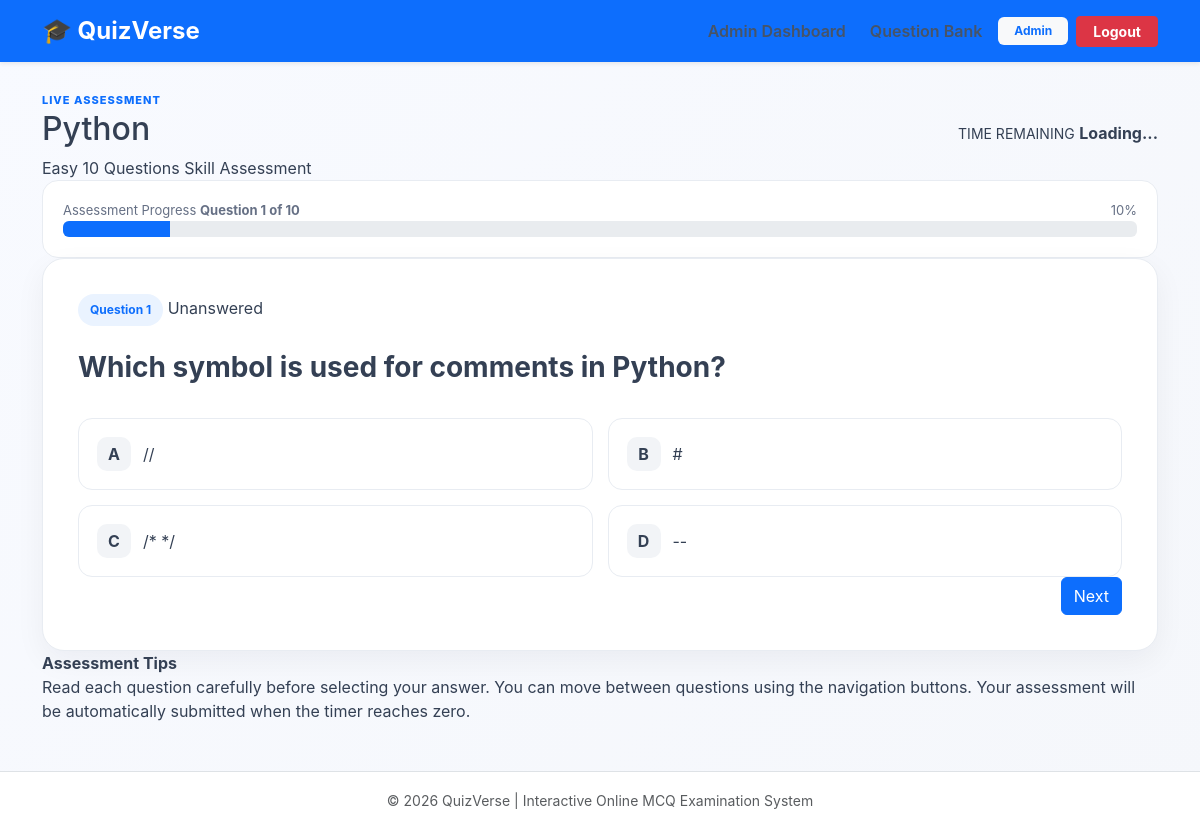
Page /exam?domain=Python&difficulty=Easy (signed in) on the committed database.
### tables this page shows
CREATE TABLE questions (
            id INTEGER PRIMARY KEY AUTOINCREMENT,
            question TEXT NOT NULL,
            option_a TEXT NOT NULL,
            option_b TEXT NOT NULL,
            option_c TEXT NOT NULL,
            option_d TEXT NOT NULL,
            correct_answer TEXT NOT NULL,
            category TEXT NOT NULL DEFAULT 'General'
        , difficulty TEXT
            DEFAULT 'Easy', explanation TEXT
            DEFAULT 'Review this concept and try again.');

### app.py (the view, shortened to what this page needs)
@app.route("/exam")
@login_required
def exam():
    domain = request.args.get("domain")
    difficulty = request.args.get(
        "difficulty",
        "All"
    )
    conn = get_db()
    categories = conn.execute(
        """
        SELECT category,
               COUNT(*) AS question_count
        FROM questions
        GROUP BY category
        ORDER BY category
        """
    ).fetchall()
    if difficulty not in DIFFICULTIES:
        difficulty = "All"
    if difficulty == "All":
        questions = conn.execute(
            """
            SELECT *
            FROM questions
            WHERE category = ?
            ORDER BY RANDOM()
            LIMIT ?
            """,
            (
                domain,
                QUESTIONS_PER_EXAM
            )
        ).fetchall()
    else:
        questions = conn.execute(
            """
            SELECT *
            FROM questions
            WHERE category = ?
            AND difficulty = ?
            ORDER BY RANDOM()
            LIMIT ?
            """,
            (
                domain,
                difficulty,
                QUESTIONS_PER_EXAM
            )
        ).fetchall()
    conn.close()
    session["exam_question_ids"] = [
        question["id"]
        for question in questions
    ]
    session["exam_domain"] = domain
    session["exam_difficulty"] = difficulty
    session["exam_started_at"] = datetime.now().timestamp()
    if difficulty == "Easy":
        time_limit = 10
    elif difficulty == "Medium":
        time_limit = 12
    elif difficulty == "Hard":
        time_limit = 15
    else:
        time_limit = 12
    return render_template(
        "exam.html",
        questions=questions,
        domain=domain,
        difficulty=difficulty,
        time_limit=time_limit
    )

### app.py (called while the page is built, shortened)
def login_required(function):
    @wraps(function)
    def decorated_function(*args, **kwargs):
        return function(*args, **kwargs)
    return decorated_function

### database.py (called while the page is built)
def get_db():
    conn = sqlite3.connect(DATABASE)
    conn.row_factory = sqlite3.Row
    return conn

### templates/exam.html (shortened to what this page needs)
{% extends "base.html" %}
{% block content %}
<div class="exam-page">
    <div class="exam-header">
        <div class="exam-heading">
            <span class="section-label">
                LIVE ASSESSMENT
            </span>
            <h2>{{ domain }}</h2>
            <div class="exam-meta">
                <span class="exam-badge primary">
                    {{ difficulty }}
                </span>
                <span class="exam-badge">
                    {{ questions|length }} Questions
                </span>
                <span class="exam-badge">
                    Skill Assessment
                </span>
            </div>
        </div>
        <div class="timer-card">
            <div>
                <small>TIME REMAINING</small>
                <strong id="timer">
                    Loading...
                </strong>
            </div>
        </div>
    </div>
    <div class="exam-progress-card">
        <div class="progress-info">
            <div>
                <span class="progress-label">
                    Assessment Progress
                </span>
                <strong id="progressText">
                </strong>
            </div>
            <div class="progress-percentage">
                <span id="progressPercent">0%</span>
            </div>
        </div>
        <div class="progress exam-progress">
            <div
                id="quizProgress"
                class="progress-bar"
                role="progressbar"
                style="width: 0%;"
            ></div>
        </div>
    </div>
    <form
        method="POST"
        action="{{ url_for('submit_exam') }}"
        id="quizForm"
        autocomplete="off"
    >
        {% for q in questions %}
        <div
            class="question-card {% if not loop.first %}d-none{% endif %}"
            data-question="{{ loop.index }}"
        >
            <div class="question-top">
                <div class="question-number">
                    Question {{ loop.index }}
                </div>
                <span class="question-status">
                    Unanswered
                </span>
            </div>
            <h3 class="question-text">
                {{ q.question }}
            </h3>
            <div class="options-grid">
                <label class="answer-option">
                    <span class="option-letter">A</span>
                    <span class="option-text">
                        {{ q.option_a }}
                    </span>
                </label>
                <label class="answer-option">
                    <span class="option-letter">B</span>
                    <span class="option-text">
                        {{ q.option_b }}
                    </span>
                </label>
                <label class="answer-option">
                    <span class="option-letter">C</span>
                    <span class="option-text">
                        {{ q.option_c }}
                    </span>
                </label>
                <label class="answer-option">
                    <span class="option-letter">D</span>
                    <span class="option-text">
                        {{ q.option_d }}
                    </span>
                </label>
            </div>
            <div class="question-navigation">
                <div class="navigation-right">
                    {% if not loop.last %}
                    <button
                        type="button"
                        class="btn btn-primary next-btn"
                    >
                        Next
                    </button>
                    {% endif %}
                </div>
            </div>
        </div>
        {% endfor %}
    </form>
    <div class="exam-tips">
        <div>
            <strong>Assessment Tips</strong>
            <p>
                Read each question carefully before selecting your answer.
                You can move between questions using the navigation buttons.
                Your assessment will be automatically submitted when the timer reaches zero.
            </p>
        </div>
    </div>
</div>
{% endblock %}

### static/style.css (style rules this page uses)
:root { --primary: #0d6efd; --primary-dark: #084298; --secondary: #6f42c1; --dark: #172033; --text: #344054; --muted: #667085; --background: #f6f8fc; --white: #ffffff; --border: #e8ecf2; --success: #198754; --danger: #dc3545; --warning: #ffc107; }
* { box-sizing: border-box; }
body { margin: 0; background: linear-gradient( 135deg, #f8faff, #f5f7fb ); color: var(--text); font-family: Inter, -apple-system, BlinkMacSystemFont, "Segoe UI", sans-serif; }
.section-label { color: var(--primary); font-size: 11px; font-weight: 800; letter-spacing: 1px; }
.progress-info { display: flex; justify-content: space-between; color: var(--muted); font-size: 13px; }
.exam-header { display: flex; align-items: center; justify-content: space-between; gap: 20px; }
.exam-progress-card { background: white; border: 1px solid var(--border); padding: 20px; border-radius: 16px; }
.question-card { background: white; border: 1px solid var(--border); border-radius: 22px; padding: 35px; box-shadow: 0 10px 30px rgba( 15, 23, 42, .05 ); }
.question-number { display: inline-block; padding: 7px 12px; border-radius: 50px; background: #eaf3ff; color: var(--primary); font-size: 12px; font-weight: 700; }
.question-text { margin-top: 20px; font-weight: 750; line-height: 1.5; }
.options-grid { display: grid; grid-template-columns: repeat( 2, 1fr ); gap: 15px; margin-top: 30px; }
.answer-option { position: relative; display: flex; align-items: center; gap: 12px; padding: 18px; border: 1px solid var(--border); border-radius: 14px; cursor: pointer; transition: .2s; }
.option-letter { width: 34px; height: 34px; border-radius: 10px; background: #f2f4f7; display: flex; align-items: center; justify-content: center; font-weight: 700; }
.question-navigation { display: flex; justify-content: space-between; }

### rows in the picture
questions: question "Which symbol is used for comments in Python?", option_a "//", option_b "#", option_c "/* */", option_d "--"

### other values in the picture
{{ session.get("name") }} "Admin"
{{ domain }} "Python"
{{ difficulty }} "Easy"
{{ questions|length }} "10"
